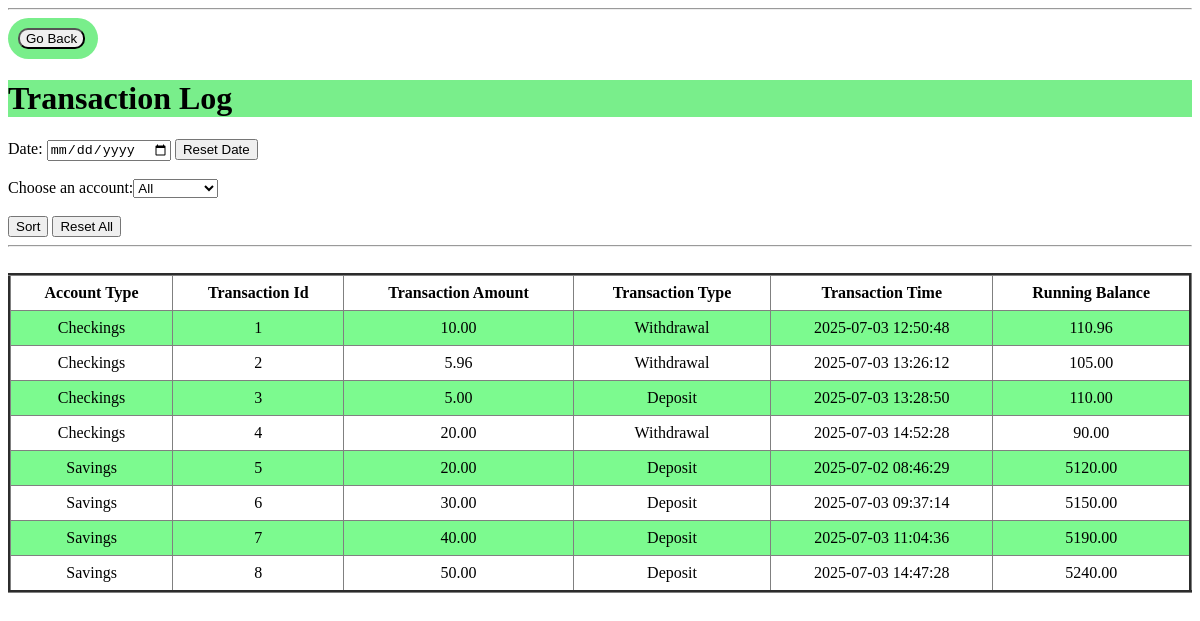
The page /transactionLog.php (signed in) on the database its author committed.
### tables this page shows
CREATE TABLE AccountLedger (
    TransactionID SMALLINT NOT NULL AUTO_INCREMENT PRIMARY KEY,
    TransactionAmount DECIMAL(8, 2) NOT NULL DEFAULT 0.0,
    TransactionType VARCHAR(10) NOT NULL CHECK (TransactionType IN ('Deposit', 'Withdrawal', 'Transfer')),
    TransactionTime DATETIME,
    RunningBalance DECIMAL (12, 2) NOT NULL,
    AccountID INT UNSIGNED NOT NULL,
    FOREIGN KEY (AccountID) REFERENCES BankAccount(AccountID)
);

CREATE TABLE BankAccount (
    AccountID INTEGER UNSIGNED NOT NULL AUTO_INCREMENT PRIMARY KEY,
    Balance DECIMAL (12, 2) NOT NULL,
    AverageBalance DECIMAL (12, 2),
    OpeningBalance DECIMAL (12, 2),
    AccountType VARCHAR (15) NOT NULL CHECK (AccountType IN ('Savings', 'Checkings', 'Money Market', 'CD')),
    CustomerID INT NOT NULL,
    FOREIGN KEY (CustomerID) REFERENCES Customer(CustomerID)
);

### transactionLog.php (the view, shortened to what this page needs)
<?php
    include("config.php");
if (isset($_SESSION['CustomerID'])) {
    $customerID = $_SESSION['CustomerID'];
}
else {
    echo "No Customer ID Found! Please Log In Again.";
    header( "refresh:5; url=Login.php");
    die();
}
?>
<!DOCTYPE html>
<html>
    <head>
        <hr>
    </head>
    <body id="mainBody">
    <form action="BankAccount.php" style="
        border-radius: 25px;
        background: rgba(121, 238, 139, 1);
        padding: 10px;
        width: 70px;
        height: 20x;  ">
        <input type="submit" value="Go Back" style="border-radius: 10px;">
    </form>
        <h1 style="background-color:rgba(121, 238, 139, 1);">Transaction Log</h1>
        <?php
        $inputDate = $_POST['specDate'] ?? '';
        $specAccount = $_POST['accountBox'] ?? '';
        ?>
        <form id="filter" action="<?php htmlspecialchars($_SERVER["PHP_SELF"]) ?>" method=POST>
        <div>
            <label for="specDate">Date:</label>
            <input type="date" id="specDate" name="specDate" value="<?php echo htmlspecialchars($inputDate); ?>">
            <input type="submit" onclick="document.getElementById('specDate').value = '';" value="Reset Date">
        </div>
        <br>
        <?php
        $sql = "SELECT accountType FROM BankAccount WHERE CustomerID = '$customerID'";
        $result = mysqli_query($conn, $sql);
        if(mysqli_num_rows($result) > 1) {
            echo "<div>";
                echo "<label for='accountBox'>Choose an account:</label>";
                echo "<select id='accountBox' name='accountBox'>";
                $selected = ($specAccount == '') ? "selected" : "";
                echo "<option value='' $selected>All</option>";
                echo "</select>";
            echo "</div>";
            echo "<br>";
        }
        ?>
        <div>
            <input type="submit" name="submit" value="Sort">
            <input type="submit" onclick="document.getElementById('specDate').value = '';
            document.getElementById('accountBox').value = '';" value="Reset All">
        </div>
        </form>
        <hr>
        <br>
        <table border ="3" id=TransactionLog>
            <tr align="center">
                <th>Account Type</th>
                <th>Transaction Id</th>
                <th>Transaction Amount</th>
                <th>Transaction Type</th>
                <th>Transaction Time</th>
                <th>Running Balance</th>
            </tr>
            <?php
            $sql = "SELECT AccountLedger.AccountID, AccountType, "
                . "TransactionID, TransactionAmount, TransactionType, "
                . "TransactionTime, RunningBalance "
                . "FROM AccountLedger "
                . "INNER JOIN BankAccount ON AccountLedger.AccountID = BankAccount.AccountID "
                . "INNER JOIN customer ON BankAccount.CustomerID = customer.CustomerID "
                . "WHERE BankAccount.CustomerID = '$customerID' ";
                $result = mysqli_query($conn, $sql);
                if(mysqli_num_rows($result) > 0){
                    while($row = mysqli_fetch_assoc($result)){
                    echo "<tr align='center'>";
                    echo "<td>" . $row["AccountType"] . "</td>";
                    echo "<td>" . $row["TransactionID"] . "</td>";
                    echo "<td>" . $row["TransactionAmount"] . "</td>";
                    echo "<td>" . $row["TransactionType"] . "</tdr>";
                    echo "<td>" . $row["TransactionTime"] . "</td>";
                    echo "<td>" . $row["RunningBalance"] . "</td>";
                    echo "</tr>";
                    }
                }
                else{
                    echo "<h3>No results found.</h3>";
                    echo "<hr>";
                }
            ?>
        </table>
    </body>
</html>

### transactionLog.php (style rules this page uses)
table { border-collapse: collapse; width: 100%; }
th, td { text-align: middle; padding: 8px; }
tr:nth-child(even) { background-color: #7cfa8fff; }

### rows shown on the page
accountledger: AccountID.AccountType "Checkings", TransactionID "1", TransactionAmount "10.00", TransactionType "Withdrawal", TransactionTime "2025-07-03 12:50:48", RunningBalance "110.96"
accountledger: AccountID.AccountType "Checkings", TransactionID "2", TransactionAmount "5.96", TransactionType "Withdrawal", TransactionTime "2025-07-03 13:26:12", RunningBalance "105.00"
accountledger: AccountID.AccountType "Checkings", TransactionID "3", TransactionAmount "5.00", TransactionType "Deposit", TransactionTime "2025-07-03 13:28:50", RunningBalance "110.00"
accountledger: AccountID.AccountType "Checkings", TransactionID "4", TransactionAmount "20.00", TransactionType "Withdrawal", TransactionTime "2025-07-03 14:52:28", RunningBalance "90.00"
accountledger: AccountID.AccountType "Savings", TransactionID "5", TransactionAmount "20.00", TransactionType "Deposit", TransactionTime "2025-07-02 08:46:29", RunningBalance "5120.00"
accountledger: AccountID.AccountType "Savings", TransactionID "6", TransactionAmount "30.00", TransactionType "Deposit", TransactionTime "2025-07-03 09:37:14", RunningBalance "5150.00"
accountledger: AccountID.AccountType "Savings", TransactionID "7", TransactionAmount "40.00", TransactionType "Deposit", TransactionTime "2025-07-03 11:04:36", RunningBalance "5190.00"
accountledger: AccountID.AccountType "Savings", TransactionID "8", TransactionAmount "50.00", TransactionType "Deposit", TransactionTime "2025-07-03 14:47:28", RunningBalance "5240.00"
